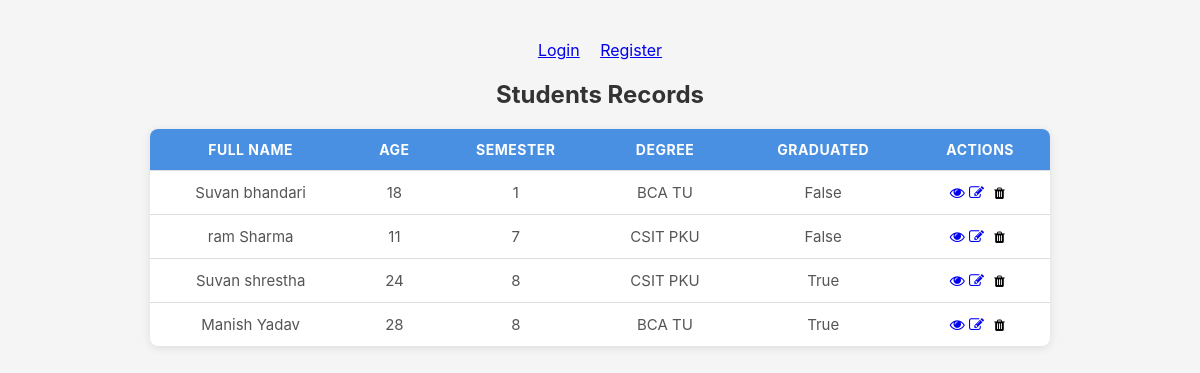
The page / on the database its author committed.
### students/models.py (models this page shows, shortened)
class Student(models.Model):
    first_name=models.CharField(max_length=100)
    last_name=models.CharField(max_length=100)
    image=models.ImageField(upload_to='student_images/',default='default.jpg')
    age=models.IntegerField()
    semester=models.CharField(max_length=10)
    degree_name=models.ForeignKey(degree, on_delete=models.SET_NULL, null=True)
    is_graduated=models.BooleanField(default=False)
    def full_name(self):
        return f"{self.first_name} {self.last_name}"

class degree(models.Model):
    degree_name=models.CharField(max_length=100)
    university=models.CharField(max_length=100)
    def __str__(self):
        return f"{self.degree_name} {self.university}"

### school/views.py (the view)
# urls.py: path('', views.home.as_view(), name='home'),
class home(ListView):  #LoginREquiredMixin helps only login in user to go to home
    model = Student
    template_name = 'home.html'
    context_object_name = 'students'  # This matches the 'students' key in your template

### templates/home.html (shortened to what this page needs)
{% load static %}
<!DOCTYPE html>
<html lang="en">
<head>
<link rel="stylesheet" href="{% static 'css/styles.css' %}">
<link rel="stylesheet" href="https://cdnjs.cloudflare.com/ajax/libs/font-awesome/4.7.0/css/font-awesome.min.css">
</head>
<body>
    {% if not user.is_authenticated %}
    <a href="{%url 'login' %}">Login</a>&emsp;
    <a href="{%url 'register' %}">Register</a>
    {% else %}
    You are login in as:{{ user }}
    <form method="POST" action="{% url 'logout' %}">
    {% csrf_token %}
    <button type="submit">Logout</button>
</form>
    {% endif %}
    <h2>Students Records</h2>
    <table>
        <thead>
            <tr>
                <th>Full name</th>
                <th>Age</th>
                <th>Semester</th>
                <th>Degree</th>
                <th>Graduated</th>
                <th>Actions</th>
            </tr>
        </thead>
        <tbody>
            {%for s in students%}
            <tr>
                <td>{{s.full_name}}</td>
                <td>{{s.age}}</td>
                <td>{{s.semester}}</td>
                <td>{{s.degree_name}}</td>
                <td>{{s.is_graduated}}</td>
                <td>
                    <div>
                        <a href="{% url 'students_details' s.id %}"><i class="fa fa-eye" aria-hidden="true"></i></a>
                        <a href="{% url 'edit_student' id=s.id %}"><i class="fa fa-edit" aria-hidden="true"></i></a>
                        <form action="{% url 'delete_student' id=s.id %}"
              method="POST"
              style="display: inline;"
              onsubmit="return confirm('Are you sure you want to delete this student?');">
            <button type="submit" style="border: none; background: none; cursor: pointer;">
                <i class="fa fa-trash" aria-hidden="true"></i>
            </button>
                    </div>
            </tr>
            {%endfor%}
        </tbody>
    </table>
</body>
</html>

### static/css/styles.css (style rules this page uses)
body { font-family: "Inter", sans-serif; background: #f5f5f5; margin: 0; padding: 40px; text-align: center; }
h2 { margin-bottom: 20px; color: #333; }
table { margin: auto; border-collapse: collapse; width: 90%; max-width: 900px; background: white; border-radius: 8px; overflow: hidden; box-shadow: 0 2px 10px rgba(0, 0, 0, 0.1); }
thead { background: #4a90e2; color: white; }
th, td { padding: 12px 15px; border-bottom: 1px solid #ddd; }
th { text-transform: uppercase; font-size: 14px; letter-spacing: 0.5px; }
td { color: #555; font-size: 15px; }
tbody tr:last-child td { border-bottom: none; }

### rows shown on the page
Student: full_name "Suvan bhandari", age "18", semester "1", degree_name "BCA TU", is_graduated "False"
Student: full_name "ram Sharma", age "11", semester "7", degree_name "CSIT PKU", is_graduated "False"
Student: full_name "Suvan shrestha", age "24", semester "8", degree_name "CSIT PKU", is_graduated "True"
Student: full_name "Manish Yadav", age "28", semester "8", degree_name "BCA TU", is_graduated "True"
